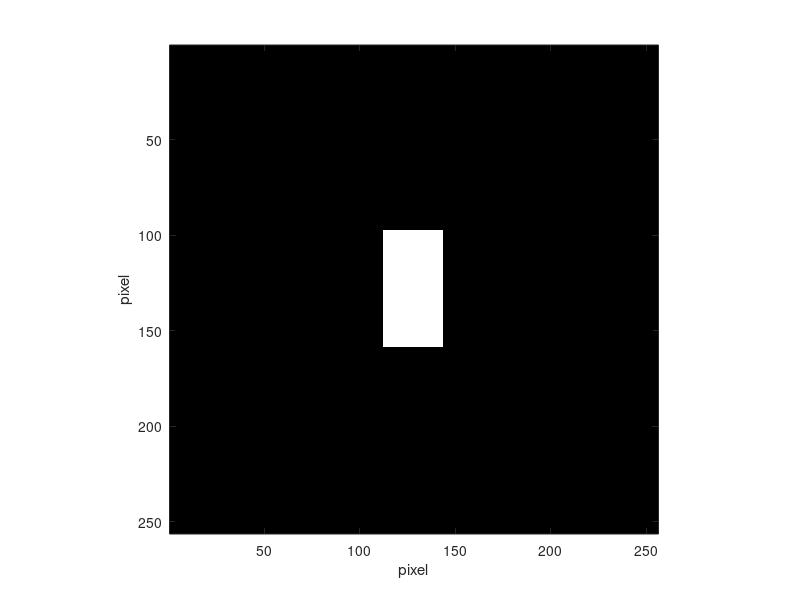
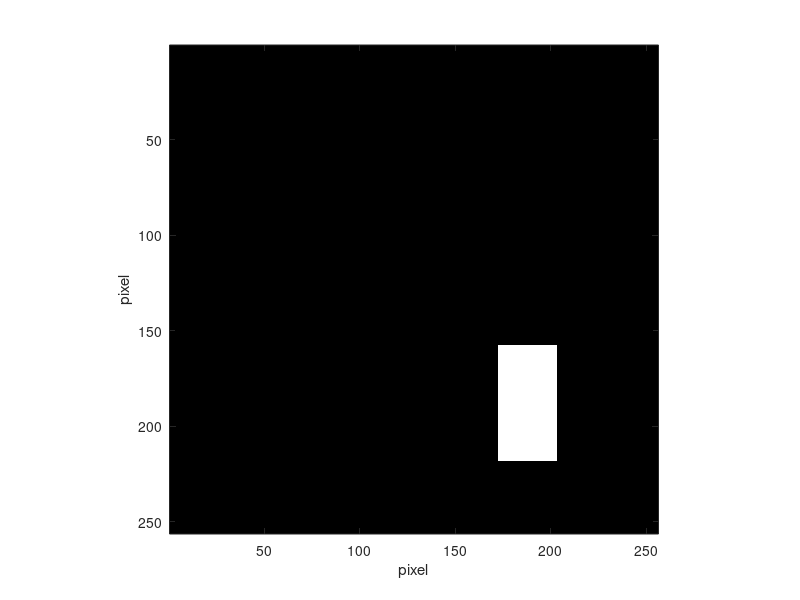
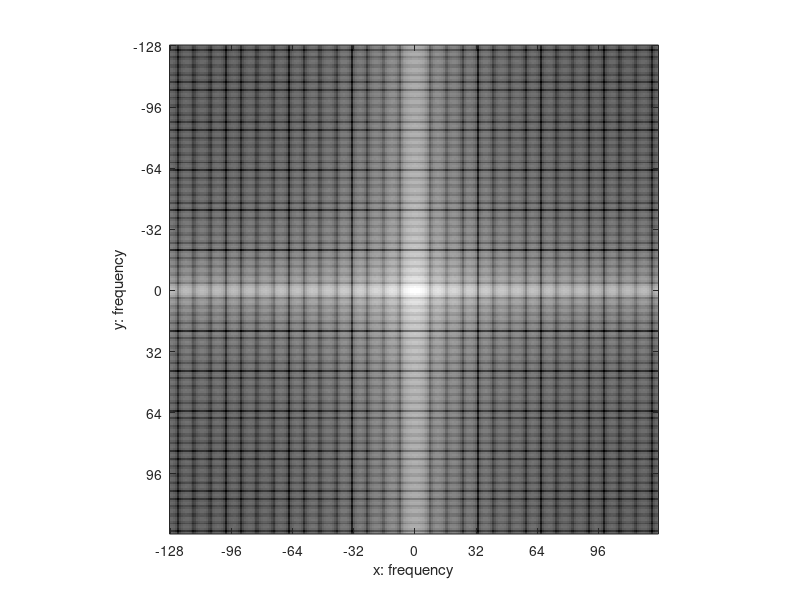
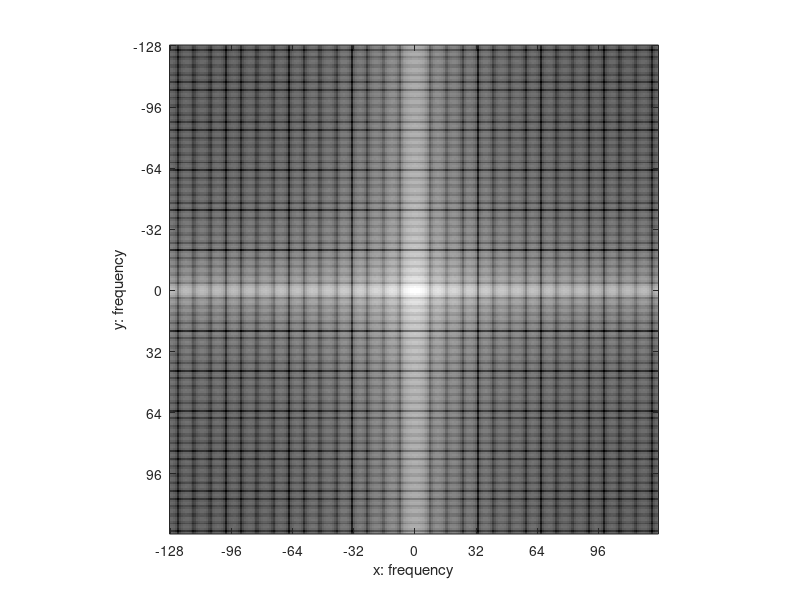

Write the MATLAB code that produced these figures, in order.
clear; close all;
H = 256;
W = 256;
img1 = zeros(H,W);
img1(H/2-30:H/2+30,W/2-15:W/2+15) = 255;
fig0 = figure;
imagesc(img1);
colormap('gray');
axis image;
xlabel('pixel');
ylabel('pixel');
exportgraphics(fig0,'../Figures/08_31_rec1.pdf','ContentType','vector');
img2 = zeros(H,W);
img2(H/2+60-30:H/2+60+30,W/2+60-15:W/2+60+15) = 255;
fig0 = figure;
imagesc(img2);
colormap('gray');
axis image;
xlabel('pixel');
ylabel('pixel');
exportgraphics(fig0,'../Figures/08_32_rec2.pdf','ContentType','vector');

img1_fft = log(1 + abs(fftshift(fft2(img1))).^2);
img2_fft = log(1 + abs(fftshift(fft2(img2))).^2);

fig0 = figure;
colormap('gray');
imagesc(img1_fft);
axis image;
xticks(1:32:256);
yticks(1:32:256);
xticklabels(-128:32:127);
yticklabels(-128:32:127);
xlabel('x: frequency');
ylabel('y: frequency');
exportgraphics(fig0,'../Figures/08_33_rec1-fft.pdf','ContentType','vector');
fig0 = figure;
colormap('gray');
imagesc(img2_fft);
axis image;
xticks(1:32:256);
yticks(1:32:256);
xticklabels(-128:32:127);
yticklabels(-128:32:127);
xlabel('x: frequency');
ylabel('y: frequency');
exportgraphics(fig0,'../Figures/08_34_rec2-fft.pdf','ContentType','vector');

diff = img2_fft - img1_fft;
diff_max = max(max(diff));
diff_min = min(min(diff));
